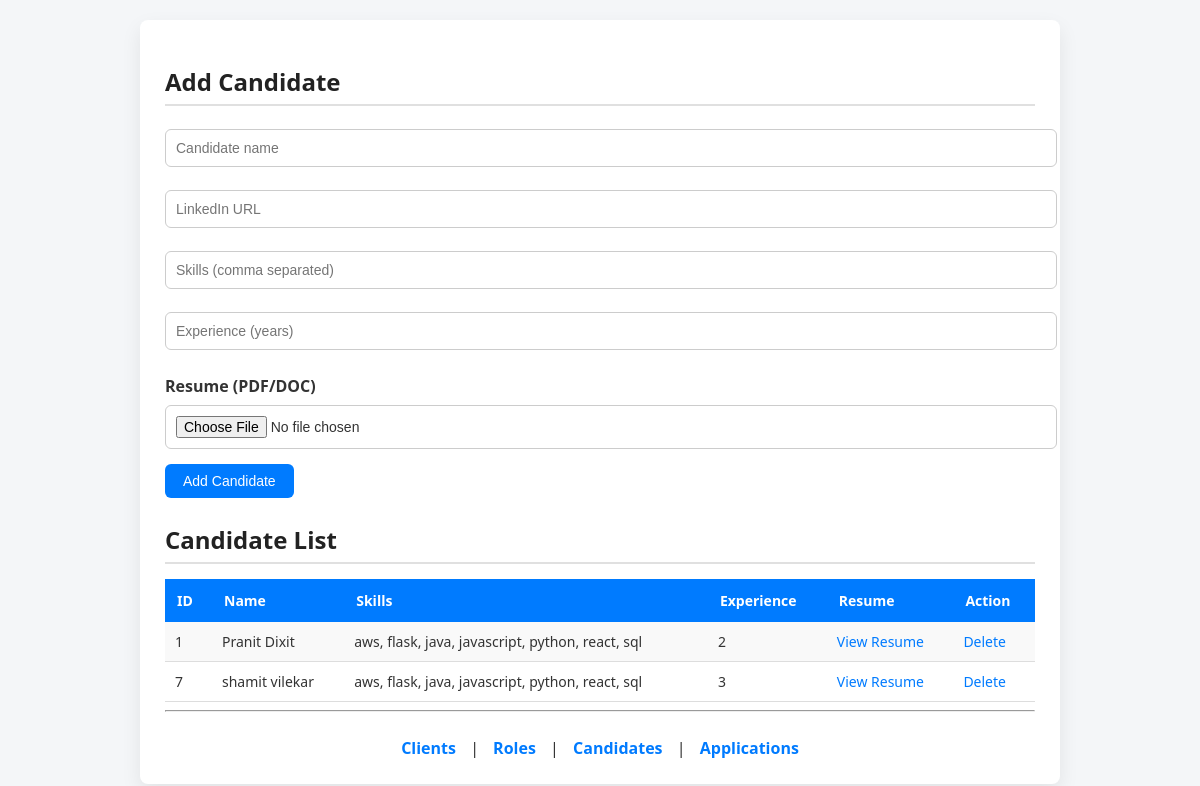
The page /candidates on the database its author committed.
### tables this page shows
CREATE TABLE Candidate (
    candidate_id INTEGER PRIMARY KEY AUTOINCREMENT,
    name TEXT COLLATE NOCASE,
    linkedin_url TEXT COLLATE NOCASE,
    skills TEXT,
    experience_years INTEGER,
    resume_file_path TEXT,
    UNIQUE(name, linkedin_url)
);

### app.py (the view, shortened to what this page needs)
@app.route("/candidates", methods=["GET", "POST"])
def candidates():
    db = get_db()
    cur = db.cursor()
    candidates = cur.execute("SELECT * FROM Candidate").fetchall()
    db.close()
    return render_template("candidates.html", candidates=candidates)

### app.py (called while the page is built)
def get_db():
    return sqlite3.connect("database.db")

### templates/candidates.html (shortened to what this page needs)
<!doctype html>
<html>
  <head>
    <link
      rel="stylesheet"
      href="{{ url_for('static', filename='style.css') }}"
    />
  </head>
  <body>
    <div class="container">
      <h2>Add Candidate</h2>
      <form method="post" enctype="multipart/form-data">
        <input type="text" name="name" placeholder="Candidate name" />
        <input type="text" name="linkedin_url" placeholder="LinkedIn URL" />
        <input
          type="text"
          name="skills"
          placeholder="Skills (comma separated)"
        />
        <input
          type="number"
          name="experience_years"
          placeholder="Experience (years)"
        />
        <label>Resume (PDF/DOC)</label>
        <input type="file" name="resume" accept=".pdf,.doc,.docx" />
        <button>Add Candidate</button>
      </form>
      <h2>Candidate List</h2>
      <table>
        <tr>
          <th>ID</th>
          <th>Name</th>
          <th>Skills</th>
          <th>Experience</th>
          <th>Resume</th>
          <th>Action</th>
        </tr>
        {% for c in candidates %}
        <tr>
          <td>{{ c[0] }}</td>
          <td>{{ c[1] }}</td>
          <td>{{ c[3] }}</td>
          <td>{{ c[4] }}</td>
          <td>
            {% if c[5] %}
            <a href="/uploads/{{ c[5].split('uploads/')[1] }}" target="_blank">
              View Resume
            </a>
            {% else %} Not Uploaded {% endif %}
          </td>
          <td>
            <a
              href="/delete_candidate/{{ c[0] }}"
              onclick="
                return confirm(
                  'Are you sure you want to delete this candidate?',
                );
              "
              >Delete
            </a>
          </td>
        </tr>
        {% endfor %}
      </table>
      <hr />
      <div class="nav">
        <a href="/clients">Clients</a> | <a href="/roles">Roles</a> |
        <a href="/candidates">Candidates</a> |
        <a href="/applications">Applications</a>
      </div>
    </div>
  </body>
</html>

### static/style.css (style rules this page uses)
body { font-family: "Segoe UI", Arial, sans-serif; background-color: #f4f6f8; margin: 0; padding: 20px; color: #333; }
h2 { color: #222; margin-bottom: 15px; border-bottom: 2px solid #e0e0e0; padding-bottom: 6px; }
.container { background: #ffffff; padding: 25px; border-radius: 8px; width: 75%; margin: auto; box-shadow: 0 8px 20px rgba(0, 0, 0, 0.08); }
form { margin-bottom: 25px; }
label { font-weight: 600; margin-top: 10px; display: block; }
input, textarea, select { padding: 10px; width: 100%; margin: 8px 0 15px 0; border: 1px solid #ccc; border-radius: 6px; font-size: 14px; }
button { background-color: #007bff; color: white; padding: 9px 18px; border: none; border-radius: 6px; font-size: 14px; cursor: pointer; transition: background-color 0.2s ease, transform 0.1s ease; }
table { width: 100%; border-collapse: collapse; margin-top: 10px; font-size: 14px; }
table th { background-color: #007bff; color: white; padding: 12px; text-align: left; }
table td { padding: 10px; border-bottom: 1px solid #ddd; }
table tr:nth-child(even) { background-color: #f9f9f9; }
a { color: #007bff; text-decoration: none; font-weight: 500; }
.nav { margin-top: 25px; text-align: center; }
.nav a { margin: 0 10px; font-weight: 600; }

### rows shown on the page
Candidate: candidate_id "1", name "Pranit Dixit", skills "aws, flask, java, javascript, python, react, sql", experience_years "2"
Candidate: candidate_id "7", name "shamit vilekar", skills "aws, flask, java, javascript, python, react, sql", experience_years "3"
